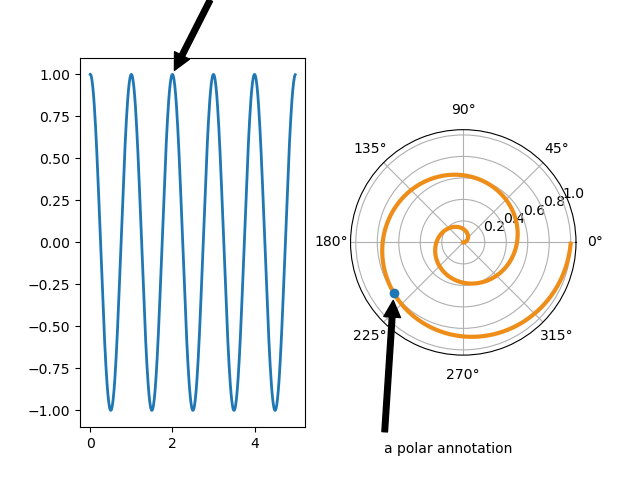

Recreate this plot in Python.
#------------------------------------------
#   CH_12_10_EX_4_Pyplot_Text_Annotate.py
#------------------------------------------
import numpy as np
import matplotlib.pyplot as plt
#
fig1 = plt.figure(1)
#----- Annotate 用法(1) 
plt.subplot(1,2,1)
#
t = np.arange(0.0, 5.0, 0.01)
s = np.cos(2*np.pi*t)
plt.plot(t, s, lw=2)
#
plt.annotate('local max', xy=(2, 1), xytext=(3, 1.5),
            arrowprops=dict(facecolor='black', shrink=0.05))
#----- Annotate 用法(2) 
plt.subplot(1,2,2, polar = True)
r = np.arange(0,1,0.001)
theta = 2*2*np.pi*r
plt.plot(theta, r, color='#ee8d18', lw=3)
#
ind = 800
thisr, thistheta = r[ind], theta[ind]
plt.plot([thistheta], [thisr], 'o')
plt.annotate('a polar annotation', 
xy=(thistheta, thisr),  # theta, radius
            xytext=(0.6, 0.05),    # fraction, fraction
            textcoords='figure fraction',
            arrowprops=dict(facecolor='black', shrink=0.05),
            horizontalalignment='left', verticalalignment='bottom',)
#
plt.savefig('CH_12_10_EX_4_Pyplot_Text_Annotate.png')
plt.show()











































































	


